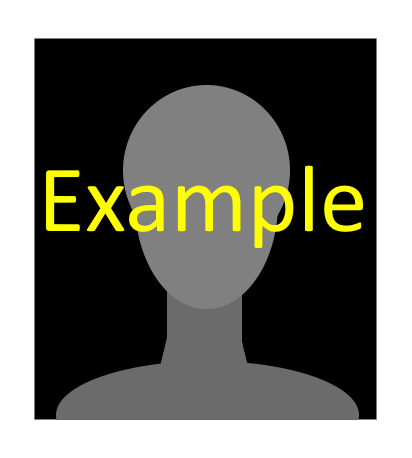
%> input picture medias/anonymous1ex.png, 412 x 458 px
$ octave main_game_launcher.m   (GNU Octave 9; MATLAB toolbox functions it lacks are replaced by stand-ins)
%> lines starting %> are read from the running program, lines starting %| are printed output that depends on the picture
%% Main window at the beginning of the game
clear all
close all

addpath('functions');

%assign a separate window for the game
g = figure('Visible','on','MenuBar','none','Toolbar', 'none', 'handleVisibility', 'on', 'units','normalized','Position',[0 0 1 1], 'color', 'k', 'Name','Snake Competition','NumberTitle','off');
set(gca,'visible','off');

%starting value of estimated rank
estimated_rank = NaN;

%% loading media files
% opponents (the M of oppM stands for "male", and the F of oppF for "female")
oppEx = imread('medias/anonymous1ex.png');
%> oppEx is the input picture: size 458x412x3 uint8; mean R, G, B 115.3, 115.3, 106.8
oppM1 = imread('medias/anonymous2.png');
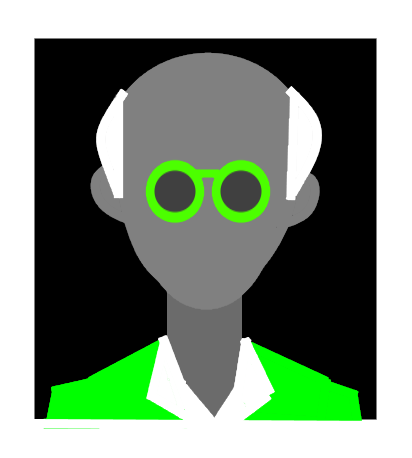
%> input picture medias/anonymous2.png, 412 x 458 px
%> oppM1 is the input picture: size 458x412x3 uint8; mean R, G, B 119.2, 136.5, 118
oppM2 = imread('medias/anonymous3.png');
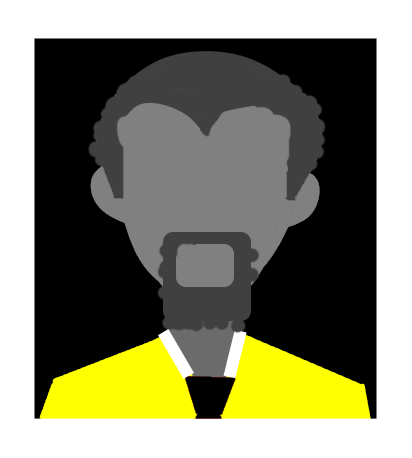
%> input picture medias/anonymous3.png, 412 x 458 px
%> oppM2 is the input picture: size 458x412x3 uint8; mean R, G, B 129, 129, 106.7
oppM3 = imread('medias/anonymous4.png');
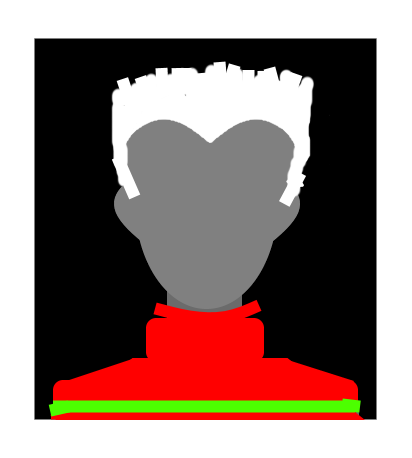
%> input picture medias/anonymous4.png, 412 x 458 px
%> oppM3 is the input picture: size 458x412x3 uint8; mean R, G, B 140.9, 119, 113.9
oppM4 = imread('medias/anonymous5.png');
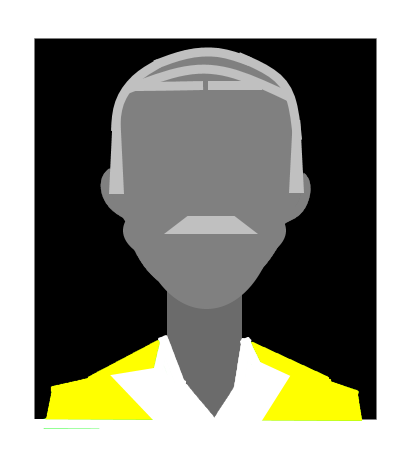
%> input picture medias/anonymous5.png, 412 x 458 px
%> oppM4 is the input picture: size 458x412x3 uint8; mean R, G, B 133.2, 133.3, 121.5
oppM5 = imread('medias/anonymous6.png');
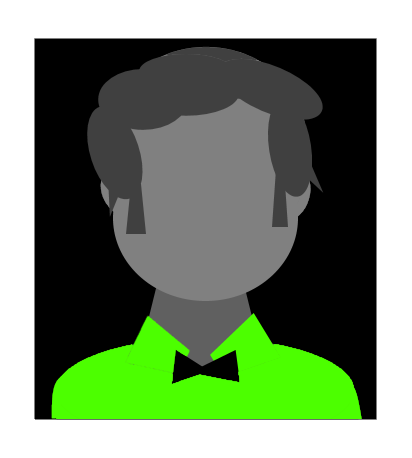
%> input picture medias/anonymous6.png, 412 x 458 px
%> oppM5 is the input picture: size 458x412x3 uint8; mean R, G, B 113.6, 132.8, 105.4
%> (the run ends here)
